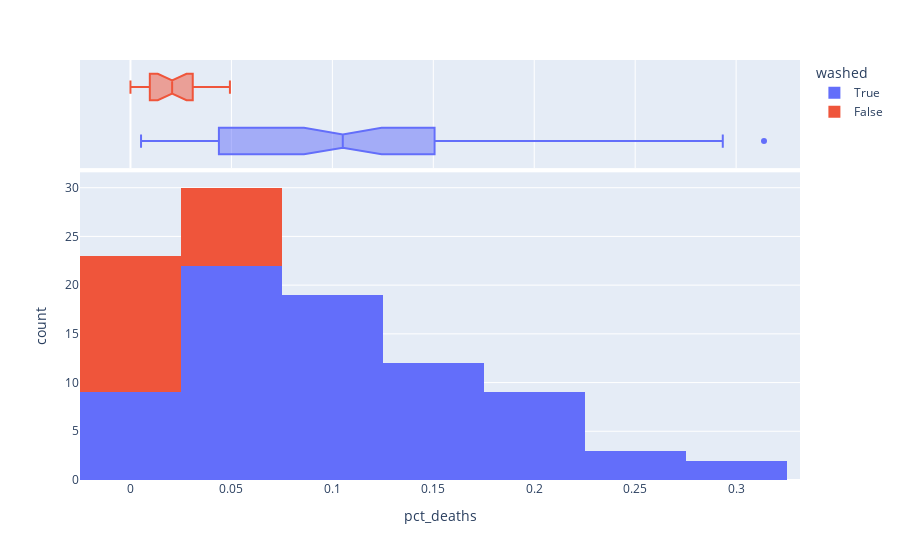

The notebook cell saved with this chart:
### Markdown cell above
### Use Histograms to Visualise the Monthly Distribution of Outcomes

**Challenge**: Create a [plotly histogram](https://plotly.com/python/histograms/) to show the monthly percentage of deaths. 

* Use docs to check out the available parameters. Use the [`color` parameter](https://plotly.github.io/plotly.py-docs/generated/plotly.express.histogram.html) to display two overlapping histograms.
* The time period of handwashing is shorter than not handwashing. Change `histnorm` to `percent` to make the time periods comparable. 
* Make the histograms slighlty transparent
* Experiment with the number of bins on the histogram. Which number work well in communicating the range of outcomes?
* Just for fun, display your box plot on the top of the histogram using the `marginal` parameter.

### Code cell
px.histogram(df_monthly, x = 'pct_deaths', marginal = 'box', color = 'washed')

### Figure 1 — Plotly figure (JSON) as saved in the notebook; plotly's stock layout.template omitted (floating-point values rounded to 4 significant figures)
{"data": [{"alignmentgroup": "True", "bingroup": "x", "hovertemplate": "washed=True<br>pct_deaths=%{x}<br>count=%{y}<extra></extra>", "legendgroup": "True", "marker": {"color": "#636efa", "pattern": {"shape": ""}}, "name": "True", "offsetgroup": "True", "orientation": "v", "showlegend": true, "type": "histogram", "x": [0.1457, 0.07531, 0.04332, 0.01569, 0.007843, 0.05, 0.08421, 0.01351, 0.01878, 0.1102, 0.2255, 0.2085, 0.1222, 0.1023, 0.1074, 0.03226, 0.06593, 0.2078, 0.2546, 0.1839, 0.2934, 0.2297, 0.3138, 0.1912, 0.1597, 0.1241, 0.1193, 0.06098, 0.04082, 0.005236, 0.01554, 0.02262, 0.176, 0.07143, 0.08051, 0.1516, 0.1128, 0.1703, 0.1731, 0.05833, 0.02679, 0.04369, 0.0632, 0.01224, 0.03226, 0.1102, 0.1055, 0.07591, 0.04745, 0.04452, 0.04231, 0.04392, 0.07143, 0.06122, 0.03586, 0.1055, 0.1484, 0.1094, 0.1049, 0.1339, 0.1809, 0.1543, 0.1897, 0.1344, 0.1015, 0.131, 0.1806, 0.1439, 0.1496, 0.1077, 0.05369, 0.03215, 0.01923, 0.03607, 0.1827, 0.1224], "xaxis": "x", "yaxis": "y"}, {"alignmentgroup": "True", "hovertemplate": "washed=True<br>pct_deaths=%{x}<extra></extra>", "legendgroup": "True", "marker": {"color": "#636efa"}, "name": "True", "notched": true, "offsetgroup": "True", "showlegend": false, "type": "box", "x": [0.1457, 0.07531, 0.04332, 0.01569, 0.007843, 0.05, 0.08421, 0.01351, 0.01878, 0.1102, 0.2255, 0.2085, 0.1222, 0.1023, 0.1074, 0.03226, 0.06593, 0.2078, 0.2546, 0.1839, 0.2934, 0.2297, 0.3138, 0.1912, 0.1597, 0.1241, 0.1193, 0.06098, 0.04082, 0.005236, 0.01554, 0.02262, 0.176, 0.07143, 0.08051, 0.1516, 0.1128, 0.1703, 0.1731, 0.05833, 0.02679, 0.04369, 0.0632, 0.01224, 0.03226, 0.1102, 0.1055, 0.07591, 0.04745, 0.04452, 0.04231, 0.04392, 0.07143, 0.06122, 0.03586, 0.1055, 0.1484, 0.1094, 0.1049, 0.1339, 0.1809, 0.1543, 0.1897, 0.1344, 0.1015, 0.131, 0.1806, 0.1439, 0.1496, 0.1077, 0.05369, 0.03215, 0.01923, 0.03607, 0.1827, 0.1224], "xaxis": "x2", "yaxis": "y2"}, {"alignmentgroup": "True", "bingroup": "x", "hovertemplate": "washed=False<br>pct_deaths=%{x}<br>count=%{y}<extra></extra>", "legendgroup": "False", "marker": {"color": "#EF553B", "pattern": {"shape": ""}}, "name": "False", "offsetgroup": "False", "orientation": "v", "showlegend": true, "type": "histogram", "x": [0.02239, 0.012, 0.01894, 0.0458, 0.03957, 0.04472, 0.0293, 0.03534, 0.006873, 0, 0.006557, 0.009585, 0.01136, 0.003717, 0, 0.009615, 0.02341, 0.02903, 0.0134, 0.02233, 0.03085, 0.04926], "xaxis": "x", "yaxis": "y"}, {"alignmentgroup": "True", "hovertemplate": "washed=False<br>pct_deaths=%{x}<extra></extra>", "legendgroup": "False", "marker": {"color": "#EF553B"}, "name": "False", "notched": true, "offsetgroup": "False", "showlegend": false, "type": "box", "x": [0.02239, 0.012, 0.01894, 0.0458, 0.03957, 0.04472, 0.0293, 0.03534, 0.006873, 0, 0.006557, 0.009585, 0.01136, 0.003717, 0, 0.009615, 0.02341, 0.02903, 0.0134, 0.02233, 0.03085, 0.04926], "xaxis": "x2", "yaxis": "y2"}], "layout": {"barmode": "relative", "legend": {"title": {"text": "washed"}, "tracegroupgap": 0}, "margin": {"t": 60}, "xaxis": {"anchor": "y", "domain": [0, 1], "title": {"text": "pct_deaths"}}, "xaxis2": {"anchor": "y2", "domain": [0, 1], "matches": "x", "showgrid": true, "showticklabels": false}, "yaxis": {"anchor": "x", "domain": [0, 0.7326], "title": {"text": "count"}}, "yaxis2": {"anchor": "x2", "domain": [0.7426, 1], "matches": "y2", "showgrid": false, "showline": false, "showticklabels": false, "ticks": ""}}}
